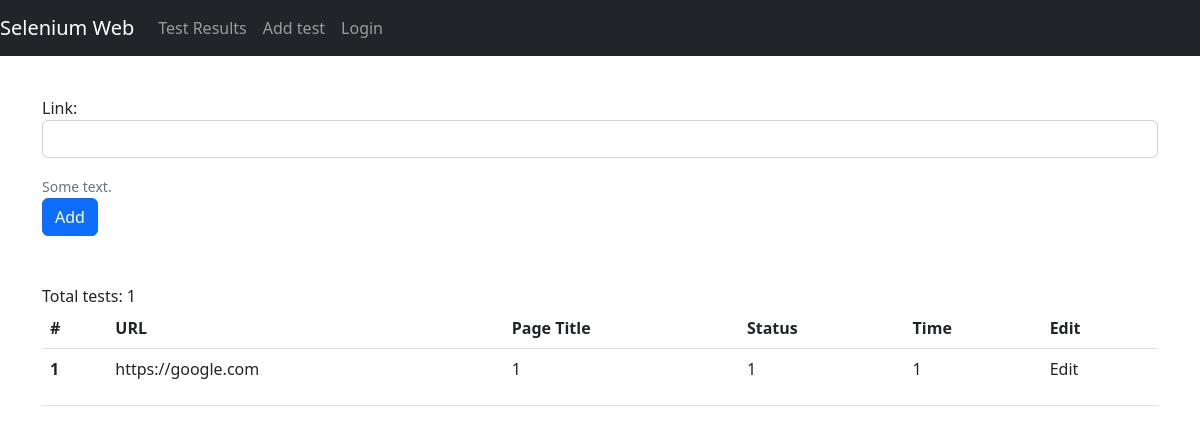
/add-test/, run on an earlier commit of the app's database.
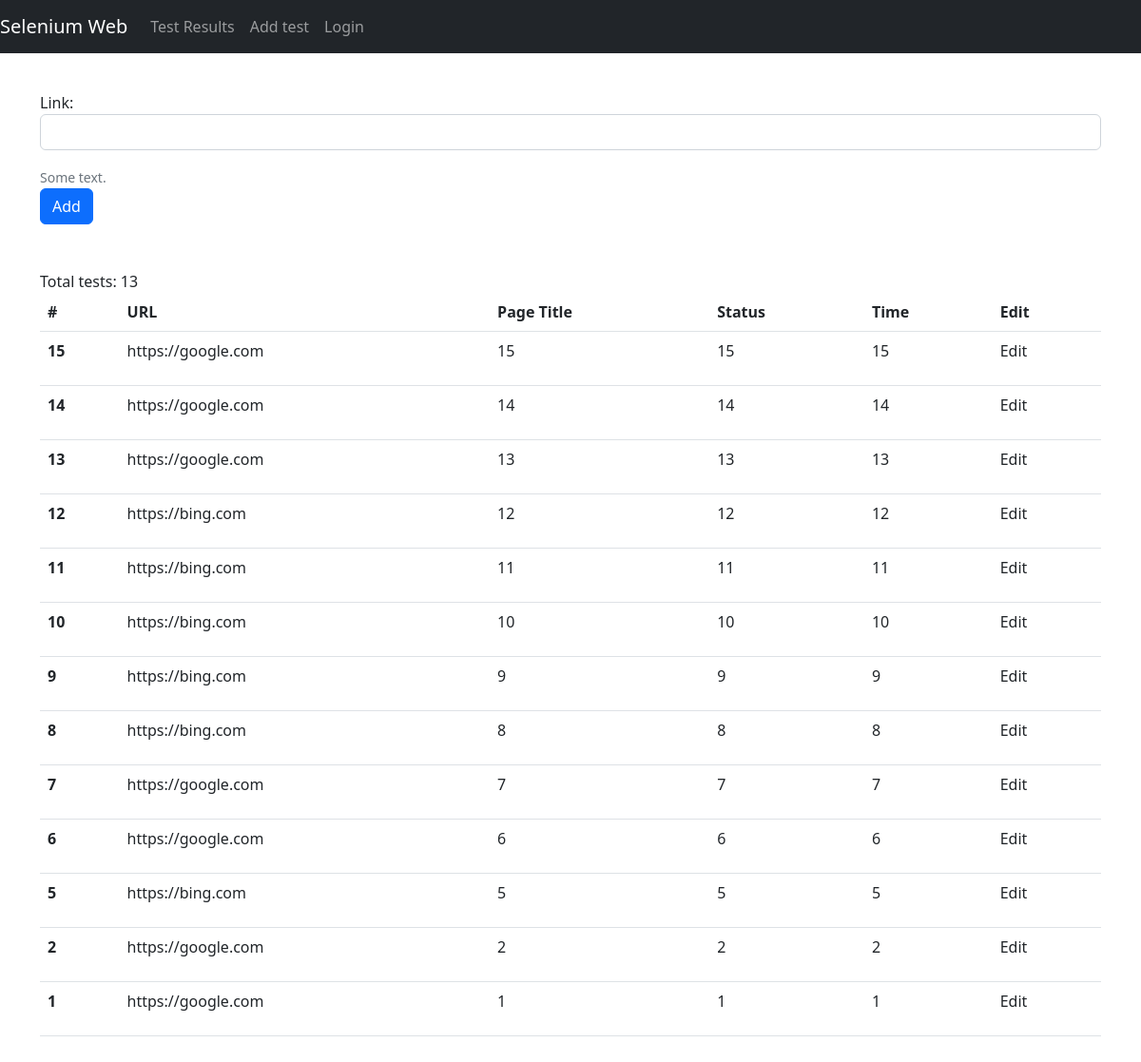
And on a later commit of the database.
### core_app/models.py (models this page shows)
class E2ETestParams(models.Model):
    link = models.TextField()  # link --> url
    created = models.DateTimeField(auto_now_add=True)
    updated = models.DateTimeField(auto_now=True)

### core_app/views.py (the view, shortened to what this page needs)
# urls.py: path("add-test/", AddE2ETest.as_view(), name="add-e2e-test"),
class AddE2ETest(View):
    def get(self, request, *args, **kwargs):
        scheduled_tests = E2ETestParams.objects.filter().order_by('-created')
        add_test_form = E2ETestParamsForm
        context = {
            'scheduled_tests': scheduled_tests,
            'add_test_form': add_test_form,
        }
        return render(request, ADD_TEST_TEMPLATE, context)

### core_app/templates/pages/add-e2e-test.html (shortened to what this page needs)
{% extends "../layout/base.html" %}
{% block content %}
<div class="mt-5 py-5">
    <form id="add_test_form" method="post" enctype="multipart/form-data">
        <div class="form-group">
            {{ add_test_form.as_p }}
            <small id="emailHelp" class="form-text text-muted">Some text.</small>
        </div>
        <button type="submit" class="btn btn-primary">Add</button>
    </form>
    <div class="mt-5">Total tests: {{ scheduled_tests.count }}</div>
    <table class="table">
        <thead>
            <tr>
                <th scope="col">#</th>
                <th scope="col">URL</th>
                <th scope="col">Page Title</th>
                <th scope="col">Status</th>
                <th scope="col">Time</th>
                <th scope="col">Edit</th>
            </tr>
        </thead>
        <tbody>
            {% for item in scheduled_tests %}
            <tr>
                <th scope="row">{{ item.id }}</th>
                <td>
                    <p>{{ item.link }}</p>
                </td>
                <td>{{ item.id }}</td>
                <td>{{ item.id }}</td>
                <td>{{ item.id }}</td>
                <td><a class="page-link" href="{% url 'edit-e2e-test' item.id %}">Edit</a></td>
            </tr>
            {% endfor %}
        </tbody>
    </table>
</div>
{% endblock content %}

What changed in the data, as far as the page shows it:
added E2ETestParams: id "15", link "https://google.com"
added E2ETestParams: id "14", link "https://google.com"
added E2ETestParams: id "13", link "https://google.com"
added E2ETestParams: id "12", link "https://bing.com"
added E2ETestParams: id "11", link "https://bing.com"
added E2ETestParams: id "10", link "https://bing.com"
added E2ETestParams: id "9", link "https://bing.com"
added E2ETestParams: id "8", link "https://bing.com"
added E2ETestParams: id "7", link "https://google.com"
added E2ETestParams: id "6", link "https://google.com"
added E2ETestParams: id "5", link "https://bing.com"
added E2ETestParams: id "2", link "https://google.com"
Also different on the page:
{{ scheduled_tests.count }}: "1" → "13"
